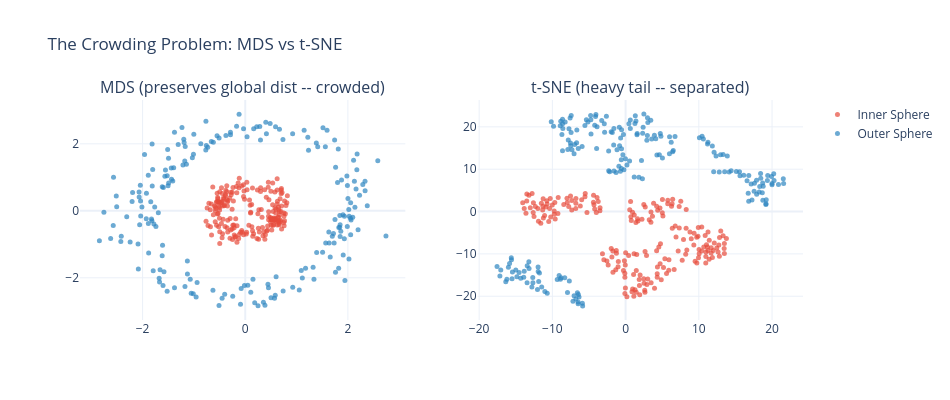

Notebook cell for this chart:
### Code cell
# -- 5b. Crowding Problem Demonstration --
# MDS (preserves global distances with Gaussian-like kernel) vs t-SNE

X_crowd, color_crowd, _ = make_dataset("concentric", n=400, seed=42)
X_crowd = StandardScaler().fit_transform(X_crowd)

Y_mds = MDS(n_components=2, random_state=42, normalized_stress="auto").fit_transform(X_crowd)
Y_tsne = run_tsne(X_crowd, perplexity=30, seed=42)

fig = make_subplots(rows=1, cols=2,
                    subplot_titles=["MDS (preserves global dist -- crowded)",
                                    "t-SNE (heavy tail -- separated)"])
for c_val in [0, 1]:
    mask = color_crowd == c_val
    clr = [COLORS["A"], COLORS["B"]][c_val]
    name = ["Inner Sphere", "Outer Sphere"][c_val]
    fig.add_trace(go.Scatter(x=Y_mds[mask,0], y=Y_mds[mask,1], mode="markers",
                              marker=dict(size=5, color=clr, opacity=0.7),
                              name=name), row=1, col=1)
    fig.add_trace(go.Scatter(x=Y_tsne[mask,0], y=Y_tsne[mask,1], mode="markers",
                              marker=dict(size=5, color=clr, opacity=0.7),
                              name=name, showlegend=False), row=1, col=2)

fig.update_layout(title="The Crowding Problem: MDS vs t-SNE",
                  width=950, height=400, template="plotly_white")
fig.show()
print("MDS tries to preserve exact distances -> inner/outer spheres crowded together.")
print("t-SNE heavy tail allows separation in 2D.")

### Figure 1 — Plotly figure (JSON) as saved in the notebook; plotly's stock layout.template omitted (floating-point values rounded to 4 significant figures; data arrays with more than 128 entries replaced by an {"elided": "..."} marker saying what was removed)
{"data": [{"marker": {"color": "#E74C3C", "opacity": 0.7, "size": 5}, "mode": "markers", "name": "Inner Sphere", "type": "scatter", "x": {"elided": "201 float values"}, "xaxis": "x", "y": {"elided": "201 float values"}, "yaxis": "y"}, {"marker": {"color": "#E74C3C", "opacity": 0.7, "size": 5}, "mode": "markers", "name": "Inner Sphere", "showlegend": false, "type": "scatter", "x": {"elided": "201 float values"}, "xaxis": "x2", "y": {"elided": "201 float values"}, "yaxis": "y2"}, {"marker": {"color": "#2E86C1", "opacity": 0.7, "size": 5}, "mode": "markers", "name": "Outer Sphere", "type": "scatter", "x": {"elided": "199 float values"}, "xaxis": "x", "y": {"elided": "199 float values"}, "yaxis": "y"}, {"marker": {"color": "#2E86C1", "opacity": 0.7, "size": 5}, "mode": "markers", "name": "Outer Sphere", "showlegend": false, "type": "scatter", "x": {"elided": "199 float values"}, "xaxis": "x2", "y": {"elided": "199 float values"}, "yaxis": "y2"}], "layout": {"annotations": [{"font": {"size": 16}, "showarrow": false, "text": "MDS (preserves global dist -- crowded)", "x": 0.225, "xanchor": "center", "xref": "paper", "y": 1, "yanchor": "bottom", "yref": "paper"}, {"font": {"size": 16}, "showarrow": false, "text": "t-SNE (heavy tail -- separated)", "x": 0.775, "xanchor": "center", "xref": "paper", "y": 1, "yanchor": "bottom", "yref": "paper"}], "height": 400, "title": {"text": "The Crowding Problem: MDS vs t-SNE"}, "width": 950, "xaxis": {"anchor": "y", "domain": [0, 0.45]}, "xaxis2": {"anchor": "y2", "domain": [0.55, 1]}, "yaxis": {"anchor": "x", "domain": [0, 1]}, "yaxis2": {"anchor": "x2", "domain": [0, 1]}}}
